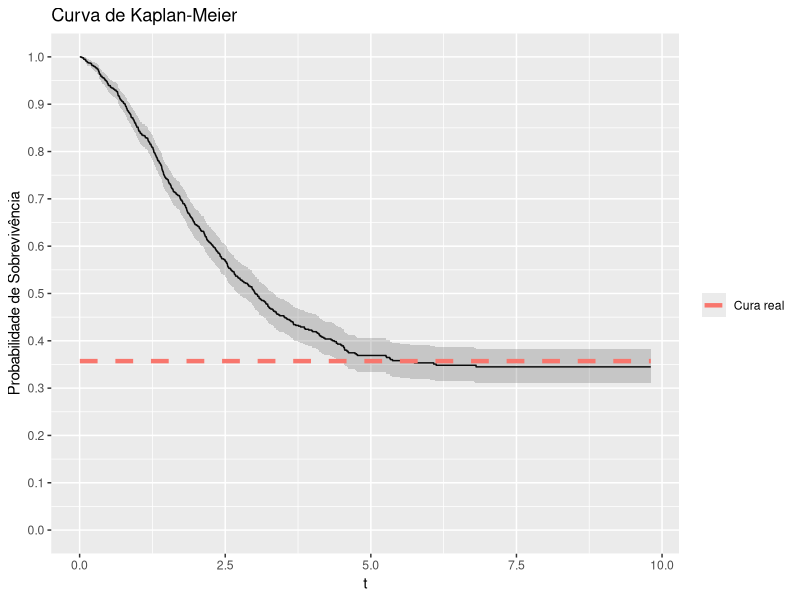
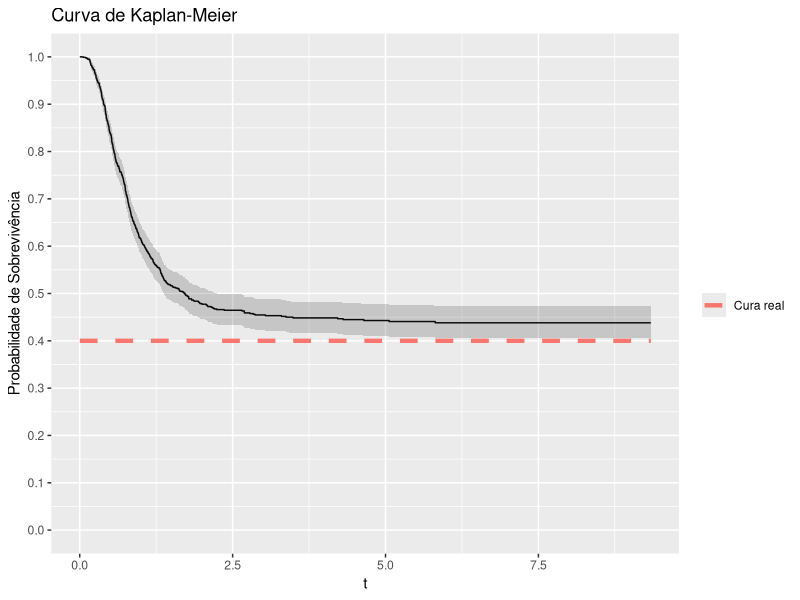

These charts were generated, in order, by the following R code:
library(purrr)
library(rlang)
library(tibble)
library(survival)
library(ggplot2)

# Função usada para construir o Kaplan-Meier mais fácil no ggplot2
plot_kaplan <- function(dados, cura_real = NULL) {
  dados_surv <- Surv(time = dados$t, event = dados$delta)
  km_fit <- survfit(dados_surv ~ 1)

  km_data <- data.frame(
    time = km_fit$time,
    surv = km_fit$surv,
    upper = km_fit$upper,
    lower = km_fit$lower
  )

  ggplot(km_data, aes(x = time, y = surv)) +
    geom_step() +
    geom_ribbon(aes(ymin = lower, ymax = upper), alpha = 0.2) +
    labs(x = "Tempo", y = "Probabilidade de Sobrevivência", title = "Curva de Kaplan-Meier") +
    stat_summary(geom = "line", fun = \(i) cura_real, aes(color = "Cura real"), linewidth = 1.5, linetype = 2) +
    scale_y_continuous(limits = c(0, 1), n.breaks = 10) +
    labs(x = "t") +
    guides(color = guide_legend(title = ""))
}

# quantile_model_exp <- function(u, rho, a, lambda) {
#   -log((a - a * u - rho * u) / a) / lambda
# }

# Waring Fragility Model - Random Activation
# G is the baseline distribution
# rho > 2. Se rho < 2, a variância da distribuição é infinita.
# a > 0
surv_wfm_random <- function(G) {
  function(t, rho, a, ...) {
    cure <- rho / (a + rho)
    cure + (1 - cure) * (1 - G(t, ...))
  }
}
desity_wfm_random <- function(g) {
  function(t, rho, a, ...) {
    cure <- rho / (a + rho)
    (1 - cure) * g(t, ...)
  }
}

# Criando automaticamente a função de sobrevivência do modelo com
# ativação aleatória, com G ~ Weibull
# Aqui você cria qualquer sobrevivencia, distribuição acumulada e densidade
# do seu modelo.
surv_wfm_random_weibull <- surv_wfm_random(G = pweibull) # Basta passar a G

cdf_wfm_random_weibull <- function(t, rho, a, shape, scale) {
  1 - surv_wfm_random_weibull(t, rho, a, shape = shape, scale = scale)
}

pdf_wfm_random_weibull <- desity_wfm_random(g = dweibull) # Basta passar a g

# Funcao que usaremos para gerar os dados
random_cure <-
  function(n = 1L,
           quantile_function = NULL,
           surv,
           censoring_cdf = NULL, # Se não for passada, é a distribuição uniforme (censura não-informativa)
           args_censoring_cdf = NULL, # Lista de valores dos argumentos da distribução da censura.
           args_model) {
    
    find_cure_limit <- function(surv, args_model, tol = 1e-6, t_init = 10, t_max = 1e5) {
      s <- purrr::partial(surv, !!!args_model)
      pi_hat <- s(t_max)  # aproximação da fração de cura no infinito
      
      f <- function(t) abs(s(t) - pi_hat) < tol
      
      # Busca binária ou exponencial para achar ponto de convergência
      t <- t_init
      while (t < t_max && !f(t)) {
        t <- t * 2
      }
      
      return(t)
    }

    upper <- find_cure_limit(surv = surv, args_model)
    
    find_root <- function(u, func) {
      uniroot(
        \(t) func(t) - u,
        lower = 0,
        upper = upper, 
        tol = .Machine$double.eps^0.5
      )$root
    }

    # Obtendo a fração de cura da função de sobrevivência
    surv <- purrr::partial(.f = surv, !!!args_model)
    cure_fraction <- surv(.Machine$double.xmax)

    find_root <- Vectorize(FUN = find_root, vectorize.args = c("u"))
    
    if (is.function(quantile_function)) {
      quantile_function <- purrr::partial(.f = quantile_function, !!!args_model)
    } else if (is.function(surv)) {
      quantile_function <- purrr::partial(.f = find_root, func = surv)
    } else {
      stop("Invalid input: You must provide either a valid quantile function (quantile_function) or a cumulative distribution function (cdf).")
    }

    # Dividindo a população em idivíduos suscetíveis e curados
    c <- rbinom(n = n, size = 1L, prob = 1 - cure_fraction) # Divisão da população
    u <- cure_fraction + (1 - cure_fraction) * runif(n = n, min = 0, max = 1) # Utilizado para gerar os tempos reais

    # Calculando o tempo de sobrevivência real
    t <- quantile_function(u) # Tempo real

    # Atribuindo tempo máximo (maior real da arquitetura) para os indivíduos
    # curados.
    real_t <- ifelse(c, yes = t, no = .Machine$double.xmax)

    t_max <- max(t * c)
    if (is.function(censoring_cdf)) {
      quantile_censoring <- purrr::partial(.f = find_root, censoring_cdf, !!!args_censoring_cdf)
      time_c <- quantile_censoring(u)      
    } else {
      time_c <- runif(n = n, min = 0, max = t_max)
    }
    t_observed <- pmin(real_t, time_c)
    delta <- ifelse(t_observed < real_t, yes = 0L, no = 1L) # 1 para falha e 0 para censura

    return(tibble::tibble(t = t_observed, delta = delta))
  }

# Dados verdadeiros
rho <- 2.5 # rho > 2
a <- 4.5
shape <- 1.5
scale <- 2.5
cura <- rho / (a + rho) # rho > 2

dados <- 
  random_cure(
    n = 1000L,
    surv = surv_wfm_random_weibull,
    args_model = c(rho = rho, a = a, shape = shape, scale = scale)
  )

plot_kaplan(dados, cura_real = cura)

# Testando com a Dagum defeituosa ----------------------------------------

surv_dagum <- function(t, theta, beta, alpha){
  1 - theta * beta/(beta + theta * t^(-alpha))
}

theta <- 0.6
beta = 1.2
alpha <- 2.5

dados <- 
  random_cure(
    n = 1000L,
    surv = surv_dagum,
    args_model = c(theta = theta, beta = beta, alpha = alpha)
  )

plot_kaplan(dados, cura_real = 1 - theta)
